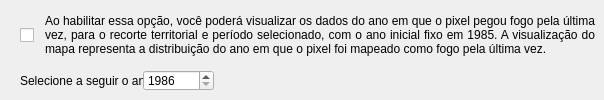
     <widget class="QWidget" name="fire_last_2">
      <attribute name="title">
       <string>Ano da última ocorrencia de fogo</string>
      </attribute>
      <widget class="QLabel" name="Selecioneanoaseguir_8">
       <property name="geometry">
        <rect>
         <x>20</x>
         <y>70</y>
         <width>131</width>
         <height>21</height>
        </rect>
       </property>
       <property name="text">
        <string>Selecione a seguir o ano:</string>
       </property>
       <property name="alignment">
        <set>Qt::AlignLeading|Qt::AlignLeft|Qt::AlignVCenter</set>
       </property>
      </widget>
      <widget class="QLabel" name="SelecioneProduto_fire_accumulated_16">
       <property name="geometry">
        <rect>
         <x>45</x>
         <y>10</y>
         <width>550</width>
         <height>51</height>
        </rect>
       </property>
       <property name="text">
        <string>&lt;html&gt;&lt;head/&gt;&lt;body&gt;&lt;p&gt;Ao habilitar essa opção, você poderá visualizar os dados do ano em que o pixel pegou fogo pela última vez, para o recorte territorial e período selecionado, com o ano inicial fixo em 1985. A visualização do mapa representa a distribuição do ano em que o pixel foi mapeado como fogo pela última vez.&lt;/p&gt;&lt;/body&gt;&lt;/html&gt;</string>
       </property>
       <property name="alignment">
        <set>Qt::AlignJustify|Qt::AlignVCenter</set>
       </property>
       <property name="wordWrap">
        <bool>true</bool>
       </property>
      </widget>
      <widget class="QSpinBox" name="FireLastYear">
       <property name="geometry">
        <rect>
         <x>143</x>
         <y>70</y>
         <width>71</width>
         <height>21</height>
        </rect>
       </property>
       <property name="minimum">
        <number>1986</number>
       </property>
       <property name="maximum">
        <number>2999</number>
       </property>
       <property name="value">
        <number>1986</number>
       </property>
      </widget>
      <widget class="QCheckBox" name="check_fire_Last">
       <property name="enabled">
        <bool>true</bool>
       </property>
       <property name="geometry">
        <rect>
         <x>20</x>
         <y>20</y>
         <width>21</width>
         <height>31</height>
        </rect>
       </property>
       <property name="font">
        <font>
         <strikeout>false</strikeout>
         <stylestrategy>PreferDefault</stylestrategy>
         <kerning>false</kerning>
        </font>
       </property>
       <property name="mouseTracking">
        <bool>true</bool>
       </property>
       <property name="contextMenuPolicy">
        <enum>Qt::DefaultContextMenu</enum>
       </property>
       <property name="acceptDrops">
        <bool>false</bool>
       </property>
       <property name="layoutDirection">
        <enum>Qt::LeftToRight</enum>
       </property>
       <property name="autoFillBackground">
        <bool>false</bool>
       </property>
       <property name="inputMethodHints">
        <set>Qt::ImhNone</set>
       </property>
       <property name="text">
        <string/>
       </property>
       <property name="checked">
        <bool>false</bool>
       </property>
       <property name="tristate">
        <bool>false</bool>
       </property>
      </widget>
     </widget>
